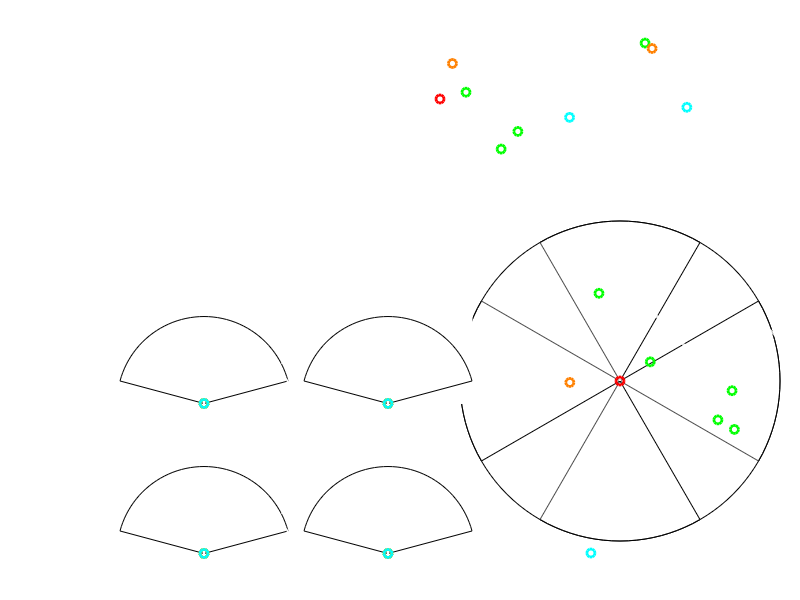

Write MATLAB code to recreate this figure.
function sim_world()
    
    % initialize interface
    interface = init_interface();
    
    % ******************* initialize object properties *******************
    dt = 0.05;              % (s) time resolution
    
    % initialize road map
    road = init_road();
    
    % motion equation for ego and moving objects
    x_t = @(v,t,x_1) v.*t - road.x(end).*floor(x_1/road.x(end));
    
    % initialize ego
    ego = init_ego(x_t, road);
    
    % initialize standing objects
    stand_n_objects = 10;
    stand = init_stand(stand_n_objects,road);
    
    % initialize moving and oncoming objects
    mov_n_objects = 2;      % number of moving objects
    mov = init_mov_objects(mov_n_objects, 1,x_t,ego,road); % moving obj
    onc = init_mov_objects(mov_n_objects,-1,x_t,ego,road); % oncoming obj
    
    % initialize simulation animation variables
    [interface, road, ego, stand, mov, onc, road_tail] = ...
            init_plots(interface, road, ego, stand, mov, onc);
    %initialize simulation time
    t = 0; % (s) time
    while strcmp(get(interface.main_figure.f,'visible'),'on')
        
        % run simulation
        [road, ego, stand, mov, onc, road_tail] = ...
            simulation_run(t, road, ego, stand, mov, onc, road_tail);
        
        % increment time
        t = t + dt;
        pause(dt)
        
        % output data to base workspace
        output_sim_data(interface,road,ego,stand,mov,onc)
    end
    
    % *********************** function definitions ***********************
    
    function [road, ego, stand, mov, onc, road_tail] =...
            simulation_run(t, road, ego, stand, mov, onc, road_tail)
        
        % ****************** update data for static plot ******************
        ego_x =  ego.x(t,ego.x_1);
        ego_y =  ego.y(ego_x);
        ego.x_1 = ego.x(t,0);
        
        mov_x =  mov.x(t,mov.x_1);
        mov_y =  mov.y(mov_x);
        mov.x_1 = mov.x(t,0);
        
        onc_x =  onc.x(t,onc.x_1);
        onc_y =  onc.y(onc_x);
        onc.x_1 = onc.x(t,0);
        
        road_x = road.x + ego.x_1-road_tail;
        road_y = road.y(road_x);       
        
        % update static axis
        update_plot_static(ego,ego_x,ego_y,mov,mov_x,mov_y,onc,onc_x,onc_y)
        
        % ***************** update data for dynamic plot *****************
        
        % transform road coordinates
        [road_x,road_y,theta] = dynamic_transform_coordinates(...
            road_x,road_y,ego.x_1,ego.y(ego.x_1));
        
        % transform standing object coordinates
        s_shift = road.x(end)*((ego_x-stand.x) > road.x(round(end/2))) +... 
                 -road.x(end)*((stand.x-ego_x) > road.x(round(end/2)));
        [stand_x,stand_y] = dynamic_transform_coordinates(...
            stand.x+s_shift,stand.y,ego_x,ego_y, theta);
        
        % transform moving object corrdinates
        m_shift = road.x(end)*((ego_x-mov_x) > road.x(round(end/2))) +... 
                 -road.x(end)*((mov_x-ego_x) > road.x(round(end/2)));
        [mov_x,mov_y] = dynamic_transform_coordinates(...
            mov_x+m_shift,mov_y,ego_x,ego_y, theta);
        
        % transform oncoming object corrdinates
        o_shift = road.x(end)*((ego_x-onc_x) > road.x(round(end/2))) +... 
                 -road.x(end)*((onc_x-ego_x) > road.x(round(end/2)));
        [onc_x,onc_y] = dynamic_transform_coordinates(...
            onc_x+o_shift,onc_y,ego_x,ego_y, theta);
        
        % find data in sensor frames
        for ii = 1 : ego.sensor.n
            ego.sensor.data(ii).road = sensor_data_find(...
                ego.sensor,ii,road_x,road_y);
            ego.sensor.data(ii).stand = sensor_data_find(...
                ego.sensor,ii,stand_x,stand_y);
            ego.sensor.data(ii).mov = sensor_data_find(...
                ego.sensor,ii,mov_x,mov_y);
            ego.sensor.data(ii).onc = sensor_data_find(...
                ego.sensor,ii,onc_x,onc_y);
        end
        
        % update dynamic axes
        update_plot_dynamic(road,road_x,road_y,ego,...
            stand,stand_x,stand_y,mov,mov_x,mov_y,onc,onc_x,onc_y)
    end

    function data = sensor_data_find(sensor,ii,data_x,data_y)
        % rotation matrix
        rd = @(x,y,t) [x(:),y(:)]*[cosd(t) -sind(t);... 
                                   sind(t)  cosd(t)];
        
        % rotate data to sensor frame
        data = rd(data_x, data_y,sensor.theta(ii));
        
        % check if data is in sensor FoV
        d = sqrt(data(:,1).^2 + data(:,2).^2);  % distance from ego
        theta = atan2d(data(:,2),data(:,1));    % angle
        theta(theta < -360) = theta(theta < -360) + 360; % normalize range
        theta(theta > 360) = theta(theta > 360) - 360;   % normalize range
        cond = logical((d < sensor.fov.range).*...       % in range
            (-sensor.fov.theta/2<theta).*(theta<sensor.fov.theta/2));
        
        % remove out of range points
        data(~cond,:) = nan;
    end
    
    function obj = init_road()
        obj = [];              % road properties
        obj.T = 80;            % (m) road periodicity
        obj.x = 0:0.2:240;     % (m) road x array
        obj.y = @(x) ...       % (m) road y array
            obj.T/2*sin(2*pi/obj.T*x).*cos(2*pi/obj.T/3*x);
    end
    
    function obj = init_ego(x_t, road)
        obj = [];                % ego properties
        obj.v = 5;              % (m/s) ego speed
        obj.x = @(t,x_1) x_t(obj.v,t,x_1); % (m) ego x position;
        obj.y = @(x) road.y(x); % (m) ego y position
        obj.x_1 = 0;            % (m) ego's last x
        % set sensor field od view properties
        obj.sensor.n = 4;              % number of sensors
        obj.sensor.fov.range = 80;     % sensor range
        obj.sensor.fov.theta = 150;    % sensor angular range
        % initialize sensors
        obj.sensor.theta(1:obj.sensor.n) =... % sensor orientation
            45 + 360/obj.sensor.n*(1:obj.sensor.n);
        % normalize to 360 deg
        obj.sensor.theta(obj.sensor.theta > 360) =...
            obj.sensor.theta(obj.sensor.theta > 360) - 360;
        obj.sensor.fov.draw.s = ...    % sensor drawing parameter
            (-0.5:0.02:0.5)'*obj.sensor.fov.theta;
        % initialize global coverage drawing
        obj.sensor.fov.draw.fov = obj.sensor.fov.range*...
                [[0, 0];...
                [cosd(obj.sensor.fov.draw.s),...
                 sind(obj.sensor.fov.draw.s)];...
                [0, 0]];
        % initialize sensor specific coverage circles
        for ii = 1 : obj.sensor.n
            obj.sensor.fov.draw.circ{ii} = obj.sensor.fov.range*...
                [[0, 0];...
                [cosd(obj.sensor.fov.draw.s+obj.sensor.theta(ii)),...
                 sind(obj.sensor.fov.draw.s+obj.sensor.theta(ii))];...
                [0, 0]];
        end
        obj.sensor.remap = [3 4 2 1];
        obj.sensor.key = {'RL', 'RR', 'FR', 'FL'};
    end

    function obj = init_stand(n,road)
        % range for standing objects
        rg_x = [min(road.x) max(road.x)]; 
        rg_y = [-1 1]*road.T ;
        obj = []; % standing (static) objects properties
        % randomly generate standing object positions
        obj.x = rand(n,1)*diff(rg_x) + rg_x(1);
        obj.y = rand(n,1)*diff(rg_y) + rg_y(1); 
    end
    
    function obj = init_mov_objects(n, direction, x_t, ego, road)        
        % moving objects
        obj = [];               % moving object properties
        obj.v = direction*ego.v*1.5*rand(n,1); % (m/s) moving object speed
        obj.t0 = ...            % random starting position
            rand(n,1)*diff(road.x([1 end]))./obj.v;
        obj.x = @(t,x_1)...     % (m) moving object x position;
            x_t(obj.v,t+obj.t0,x_1); 
        obj.y = @(x) road.y(x); % (m) moving object y position
        obj.x_1 = zeros(n,1); % (m) moving object last x
    end
    
    function [x,y,theta] = dynamic_transform_coordinates(...
            x,y,x_ref,y_ref,theta)
        % rotation matrix
        r = @(x,y,t) [x(:),y(:)]*[cos(t) -sin(t);...
                                  sin(t)  cos(t)];
        % rmove offset
        x = x - x_ref;
        y = y - y_ref;
        
        if nargin  < 5
            %find root
            [~,i_root] = min(abs(x));

            % calculate rotation angle
            dx = x(i_root+1) - x(i_root);
            dy = y(i_root+1) - y(i_root);
            theta = atan2(dy,dx);
        end
        
        % apply rotation
        xy = r(x,y,theta);
        
        % return results
        x = xy(:,1);
        y = xy(:,2);
        
    end

    function [interface, road, ego, stand, mov, onc, road_tail] =...
            init_plots(interface, road, ego, stand, mov, onc)
        set(interface.main_figure.ax_static,... % dynamic axes limits
            'xlim', [road.x(1) road.x(end)],...
            'ylim', [-1 1]*road.T/2);
        set(interface.main_figure.ax_dynamic,...% dynamic axes limits
            'xlim', [-1 1]*(ego.sensor.fov.range + 10),...
            'ylim', [-1 1]*(ego.sensor.fov.range + 10));
        road_tail = road.x(round(end/2));       % (m) road tail behind ego

        % initialze common variables
        r_x = road.x;           % road x array
        r_y = road.y(r_x);      % road y array

        e_x = ego.x(0,ego.x_1); % ego x position
        e_y = ego.y(e_x);       % ego y position

        m_x = mov.x(0,mov.x_1); % moving obect x position
        m_y = mov.y(m_x);       % moving object y position

        o_x = onc.x(0,onc.x_1); % oncoming object x position
        o_y = onc.y(o_x);       % oncoming object y position

        % static axes plots
        road.m.static = plot(interface.main_figure.ax_static,...
            r_x, r_y,'w','linewidth',2);
        ego.m.static =  plot(interface.main_figure.ax_static,...
            e_x,e_y,'or','linewidth',2);
        stand.m.static = plot(interface.main_figure.ax_static,...
            stand.x, stand.y,'og','linewidth',2);
        mov.m.static =  plot(interface.main_figure.ax_static,...
            m_x,m_y,'o','color',[1 0.5 0],'linewidth',2);
        onc.m.static =  plot(interface.main_figure.ax_static,...
            o_x,o_y,'oc','linewidth',2);

        % dynamic axes transformations
        % transform road coordinates
        [r_x,r_y,th] = dynamic_transform_coordinates(...
            r_x,r_y,e_x,e_y);
        % transform standing object coordinates
        [s_x,s_y] = dynamic_transform_coordinates(...
                stand.x,stand.y,e_x,e_y, th);
        % transform moving object corrdinates
        [m_x,m_y] = dynamic_transform_coordinates(...
                m_x,m_y,e_x,e_y, th);
        % transform oncoming object corrdinates
        [o_x,o_y] = dynamic_transform_coordinates(...
                o_x,o_y,e_x,e_y, th);

        % sensor fov
        for ii = 1 : ego.sensor.n
            % dynamic axes
            ego.sensor.m(ii) = patch(... % draw sensor FoV
                ego.sensor.fov.draw.circ{ii}(:,1),...
                ego.sensor.fov.draw.circ{ii}(:,2),...
                'w','FaceAlpha',.3,...
                'parent', interface.main_figure.ax_dynamic);
            % sensor specific FoV
            ego.sensor.s(ii) = patch(... % draw sensor FoV
                ego.sensor.fov.draw.fov(:,2),...
                ego.sensor.fov.draw.fov(:,1),...
                'w','FaceAlpha',.3,...
                'parent', interface.main_figure.ax_sensor(ii));
            ego.sensor.d{ii}.road = plot(...
                interface.main_figure.ax_sensor(ii),...
                0,0,'w','linewidth',2);
            ego.sensor.d{ii}.stand = plot(...
                interface.main_figure.ax_sensor(ii),...
                0,0,'og','linewidth',2);
            ego.sensor.d{ii}.mov = plot(...
                interface.main_figure.ax_sensor(ii),...
                0,0,'o','color',[1 0.5 0],'linewidth',2);
            ego.sensor.d{ii}.onc = plot(...
                interface.main_figure.ax_sensor(ii),...
                0,0,'oc','linewidth',2);
        end
        
        % dynamic axes plots
        road.m.dynamic = plot(interface.main_figure.ax_dynamic,...
            r_y,r_x,'w','linewidth',2);
        ego.m.dynamic =  plot(interface.main_figure.ax_dynamic,...
            0,0,'or','linewidth',2);
        stand.m.dynamic = plot(interface.main_figure.ax_dynamic,...
            s_y,s_x,'og','linewidth',2);
        mov.m.dynamic =  plot(interface.main_figure.ax_dynamic,...
            m_x,m_y,'o','color',[1 0.5 0],'linewidth',2);
        onc.m.dynamic =  plot(interface.main_figure.ax_dynamic,...
            o_x,o_y,'oc','linewidth',2);

    end

    % ***************************** interface *****************************
    
    function update_plot_static(...
            ego,ego_x,ego_y,mov,mov_x,mov_y,onc,onc_x,onc_y)
        % update static axes
        set(ego.m.static,'xData',ego_x,'yData',ego_y)
        set(mov.m.static,'xData',mov_x,'yData',mov_y)
        set(onc.m.static,'xData',onc_x,'yData',onc_y)
    end

    function update_plot_dynamic(...
            road,road_x,road_y,ego,...
            stand,stand_x,stand_y,mov,mov_x,mov_y,onc,onc_x,onc_y)
        
        % update dynamic plot data
        set(road.m.dynamic, 'xData',road_y, 'yData',road_x)
        set(stand.m.dynamic,'xData',stand_y,'ydata',stand_x);
        set(mov.m.dynamic,  'xData',mov_y,  'yData',mov_x)
        set(onc.m.dynamic,  'xData',onc_y,  'yData',onc_x)
        
        % update sensor-specific data
        for ii = 1 : ego.sensor.n
            set(ego.sensor.d{ego.sensor.remap(ii)}.road,...
                'xData',ego.sensor.data(ii).road(:,2),...
                'yData',ego.sensor.data(ii).road(:,1))
            set(ego.sensor.d{ego.sensor.remap(ii)}.stand,...
                'xData',ego.sensor.data(ii).stand(:,2),...
                'yData',ego.sensor.data(ii).stand(:,1))
            set(ego.sensor.d{ego.sensor.remap(ii)}.mov,...
                'xData',ego.sensor.data(ii).mov(:,2),...
                'yData',ego.sensor.data(ii).mov(:,1))
            set(ego.sensor.d{ego.sensor.remap(ii)}.onc,...
                'xData',ego.sensor.data(ii).onc(:,2),...
                'yData',ego.sensor.data(ii).onc(:,1))
        end
    end
    
    function interface = init_interface()
        interface = [];
        interface.colors.background      = [1 1 1]*0.25;
        interface.colors.plot_background = [1 1 1]*0.4;
        interface.colors.plot_lines      = [1 1 1]*1;
        interface.main_figure.f = figure(...
            'color',interface.colors.background,...
            'position',[1 31 1920 973],... %[450 80 1080 720]
            'CloseRequestFcn',@f_CloseRequestFcn);
        
        % initialize axes
        interface.main_figure.ax_static = axes(...
            'position',[0.55 0.73 0.45 0.21]);
        init_axes_style(interface.main_figure.ax_static,interface)
        interface.main_figure.ax_dynamic = axes(...
            'position',[0.55 0.05 0.45 0.63],'xdir','reverse');
        init_axes_style(interface.main_figure.ax_dynamic,interface)
        % draw sensor axes
        w = 0.21;       % axes width
        h = 0.2;        % axes height
        off_x = 0.02;   % x offset
        off_y = 0.05;   % y offset
        xy_off = [0       w+off_x 0 w+off_x;...
                  h+off_y h+off_y 0 0      ]';
        ttl = {'FL','FR','RL','RR'};
        for ii = 1 : 4
            interface.main_figure.ax_sensor(ii) = axes(...
                'position',[0.15+xy_off(ii,1) 0.05+xy_off(ii,2) w h],...
                'xdir','reverse');
            init_axes_style(interface.main_figure.ax_sensor(ii),interface)
            title(ttl{ii},'color','w')
        end
    end

    function init_axes_style(ax, interface)
       set(ax,...
           'color',interface.colors.plot_background,...
           'xcolor',interface.colors.plot_lines,...
           'ycolor',interface.colors.plot_lines)
        axis image
        hold on
        grid on
        box on
    end

    function output_sim_data(interface,road,ego,stand,mov,onc)
        sim_world_data.road = road;
        sim_world_data.ego = ego;
        sim_world_data.stand = stand;
        sim_world_data.mov = mov;
        sim_world_data.onc = onc;
        sim_world_data.interface = interface;
        assignin('base','sim_world_data',sim_world_data)
    end

    function f_CloseRequestFcn(source,~)
        set(source,'visible','off')
    end
    
end
